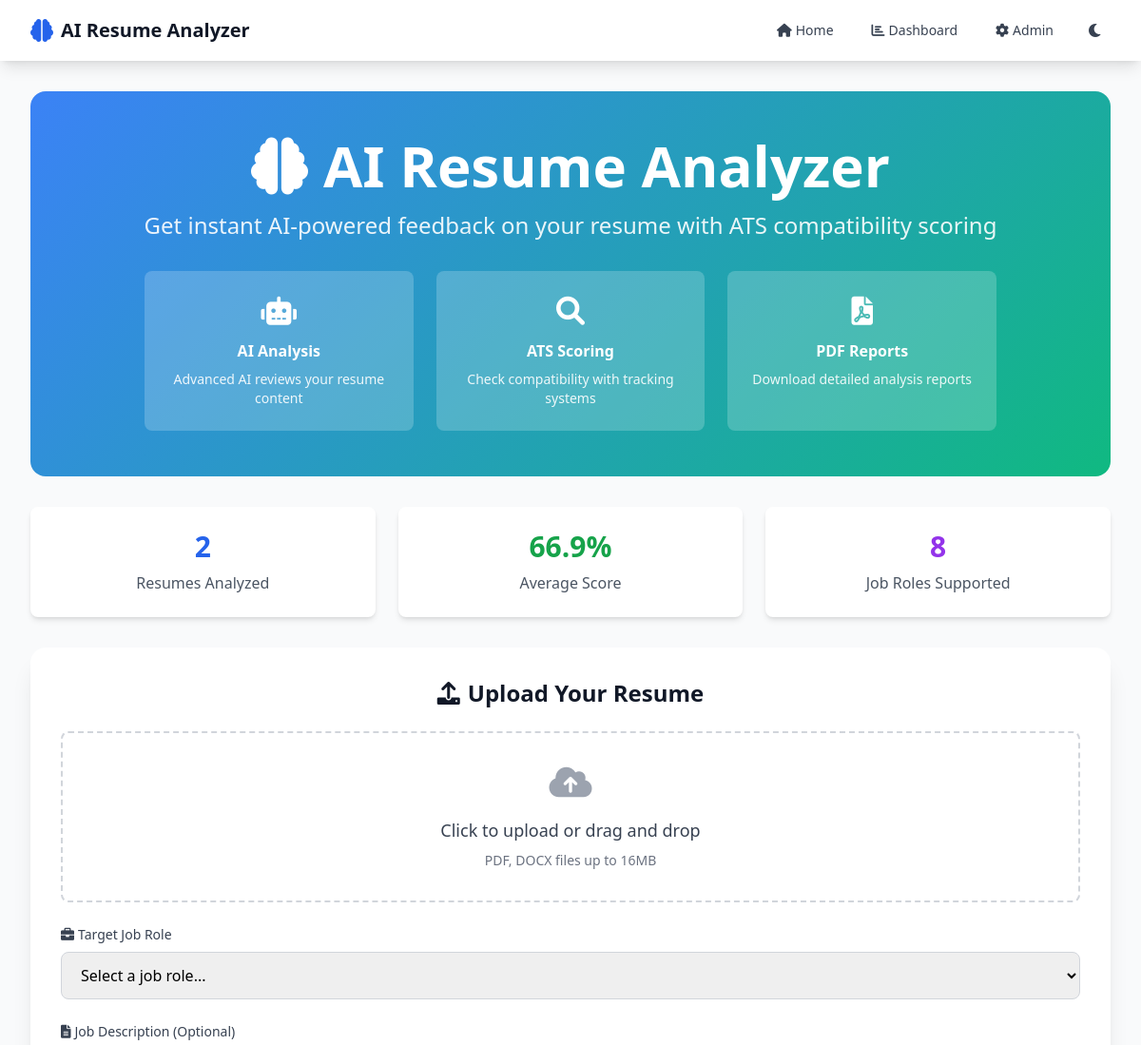
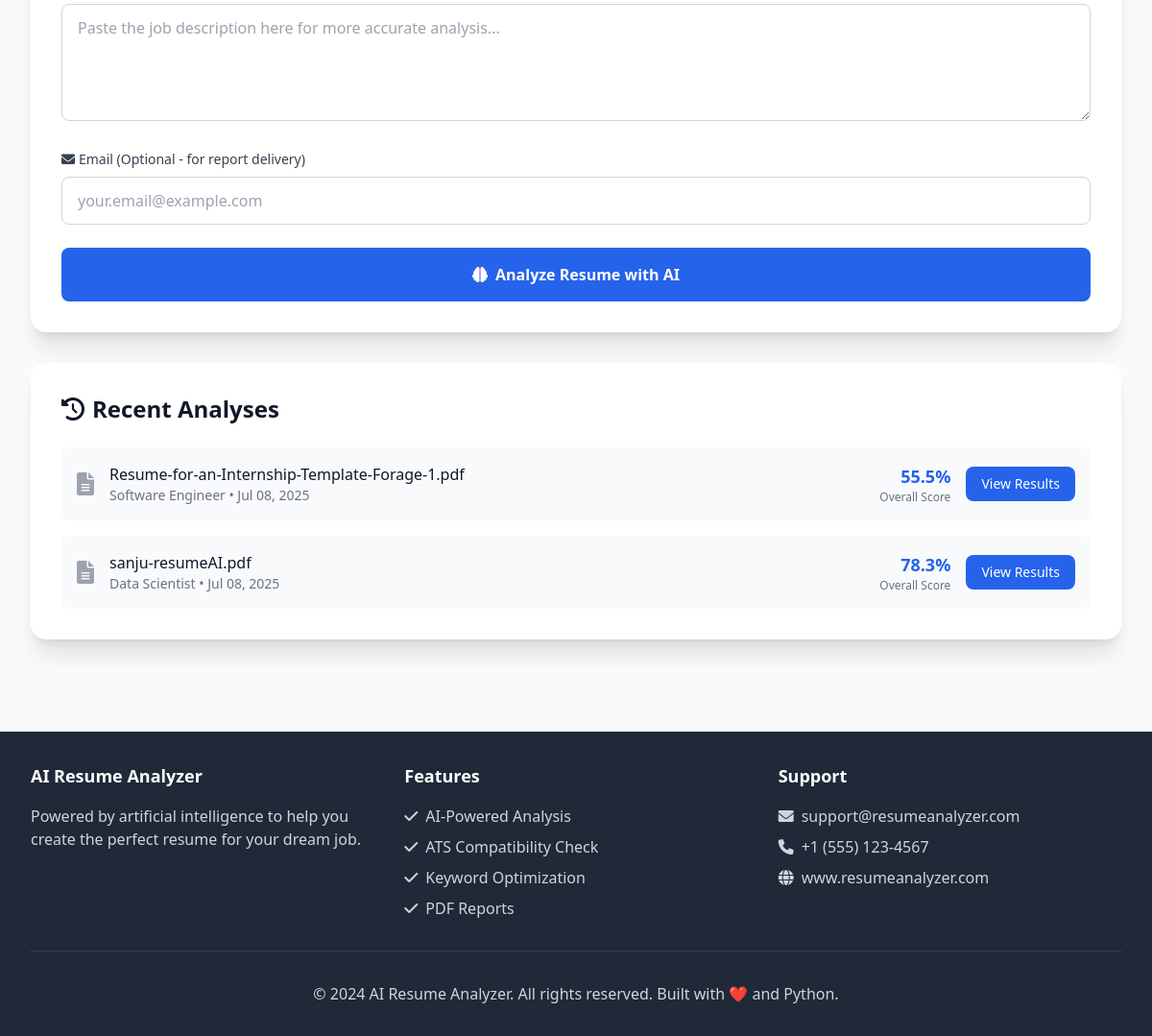
The page / on the database its author committed (2 pictures, top to bottom).
### app/models.py (models this page shows, shortened)
class Analysis(db.Model):
    id = db.Column(db.Integer, primary_key=True)
    filename = db.Column(db.String(255), nullable=False)
    job_role = db.Column(db.String(100), nullable=False)
    keyword_score = db.Column(db.Float, default=0.0)
    ats_score = db.Column(db.Float, default=0.0)
    overall_score = db.Column(db.Float, default=0.0)
    matched_keywords = db.Column(db.Text)  # JSON string
    missing_keywords = db.Column(db.Text)  # JSON string
    ai_suggestions = db.Column(db.Text)
    resume_text = db.Column(db.Text)
    created_at = db.Column(db.DateTime, default=datetime.utcnow)
    email = db.Column(db.String(255))

### app/routes.py (the view)
@main.route('/')
def index():
    job_roles = JobRole.query.all()
    recent_analyses = Analysis.query.order_by(Analysis.created_at.desc()).limit(5).all()
    total_analyses = Analysis.query.count()
    avg_score = db.session.query(db.func.avg(Analysis.overall_score)).scalar() or 0
    return render_template('index.html',
                         job_roles=job_roles,
                         recent_analyses=recent_analyses,
                         total_analyses=total_analyses,
                         avg_score=round(avg_score, 1))

### app/templates/index.html (shortened to what this page needs)
{% extends "base.html" %}
{% block content %}
<div class="space-y-8">
    <div class="text-center gradient-bg rounded-2xl p-12 text-white">
        <h1 class="text-4xl md:text-6xl font-bold mb-4">
            <i class="fas fa-brain mr-4"></i>AI Resume Analyzer
        </h1>
        <p class="text-xl md:text-2xl mb-8 opacity-90">
            Get instant AI-powered feedback on your resume with ATS compatibility scoring
        </p>
        <div class="grid grid-cols-1 md:grid-cols-3 gap-6 max-w-4xl mx-auto">
            <div class="bg-white bg-opacity-20 rounded-lg p-6">
                <i class="fas fa-robot text-3xl mb-3"></i>
                <h3 class="font-semibold mb-2">AI Analysis</h3>
                <p class="text-sm opacity-90">Advanced AI reviews your resume content</p>
            </div>
            <div class="bg-white bg-opacity-20 rounded-lg p-6">
                <i class="fas fa-search text-3xl mb-3"></i>
                <h3 class="font-semibold mb-2">ATS Scoring</h3>
                <p class="text-sm opacity-90">Check compatibility with tracking systems</p>
            </div>
            <div class="bg-white bg-opacity-20 rounded-lg p-6">
                <i class="fas fa-file-pdf text-3xl mb-3"></i>
                <h3 class="font-semibold mb-2">PDF Reports</h3>
                <p class="text-sm opacity-90">Download detailed analysis reports</p>
            </div>
        </div>
    </div>
    <div class="grid grid-cols-1 md:grid-cols-3 gap-6">
        <div class="bg-white rounded-lg shadow-md p-6 text-center card-hover">
            <div class="text-3xl font-bold text-blue-600 mb-2">{{ total_analyses }}</div>
            <div class="text-gray-600">Resumes Analyzed</div>
        </div>
        <div class="bg-white rounded-lg shadow-md p-6 text-center card-hover">
            <div class="text-3xl font-bold text-green-600 mb-2">{{ avg_score }}%</div>
            <div class="text-gray-600">Average Score</div>
        </div>
        <div class="bg-white rounded-lg shadow-md p-6 text-center card-hover">
            <div class="text-3xl font-bold text-purple-600 mb-2">{{ job_roles|length }}</div>
            <div class="text-gray-600">Job Roles Supported</div>
        </div>
    </div>
    <div class="bg-white rounded-2xl shadow-xl p-8">
        <h2 class="text-2xl font-bold text-gray-900 mb-6 text-center">
            <i class="fas fa-upload mr-2"></i>Upload Your Resume
        </h2>
        <form id="upload-form" enctype="multipart/form-data" class="space-y-6">
            <div class="upload-area rounded-lg p-8 text-center cursor-pointer" onclick="document.getElementById('resume').click()">
                <i class="fas fa-cloud-upload-alt text-4xl text-gray-400 mb-4"></i>
                <p class="text-lg font-medium text-gray-700 mb-2">Click to upload or drag and drop</p>
                <p class="text-sm text-gray-500">PDF, DOCX files up to 16MB</p>
            </div>
            <div>
                <label for="job_role" class="block text-sm font-medium text-gray-700 mb-2">
                    <i class="fas fa-briefcase mr-1"></i>Target Job Role
                </label>
                <select id="job_role" name="job_role" required class="w-full px-4 py-3 border border-gray-300 rounded-lg focus:ring-2 focus:ring-blue-500 focus:border-transparent">
                    <option value="">Select a job role...</option>
                </select>
            </div>
            <div>
                <label for="job_description" class="block text-sm font-medium text-gray-700 mb-2">
                    <i class="fas fa-file-alt mr-1"></i>Job Description (Optional)
                </label>
                <textarea id="job_description" name="job_description" rows="4"
                    class="w-full px-4 py-3 border border-gray-300 rounded-lg focus:ring-2 focus:ring-blue-500 focus:border-transparent"
                    placeholder="Paste the job description here for more accurate analysis..."></textarea>
            </div>
            <div>
                <label for="email" class="block text-sm font-medium text-gray-700 mb-2">
                    <i class="fas fa-envelope mr-1"></i>Email (Optional - for report delivery)
                </label>
                <input type="email" id="email" name="email"
                    class="w-full px-4 py-3 border border-gray-300 rounded-lg focus:ring-2 focus:ring-blue-500 focus:border-transparent"
                    placeholder="your.email@example.com">
            </div>
            <button type="submit" class="w-full bg-blue-600 hover:bg-blue-700 text-white font-bold py-4 px-6 rounded-lg transition duration-200 transform hover:scale-105">
                <i class="fas fa-brain mr-2"></i>Analyze Resume with AI
            </button>
        </form>
    </div>
    {% if recent_analyses %}
    <div class="bg-white rounded-2xl shadow-xl p-8">
        <h2 class="text-2xl font-bold text-gray-900 mb-6">
            <i class="fas fa-history mr-2"></i>Recent Analyses
        </h2>
        <div class="space-y-4">
            {% for analysis in recent_analyses %}
            <div class="flex items-center justify-between p-4 bg-gray-50 rounded-lg hover:bg-gray-100 transition">
                <div class="flex items-center space-x-4">
                    <div class="flex-shrink-0">
                        <i class="fas fa-file-alt text-2xl text-gray-400"></i>
                    </div>
                    <div>
                        <h3 class="font-medium text-gray-900">{{ analysis.filename }}</h3>
                        <p class="text-sm text-gray-500">{{ analysis.job_role }} • {{ analysis.created_at.strftime('%b %d, %Y') }}</p>
                    </div>
                </div>
                <div class="flex items-center space-x-4">
                    <div class="text-right">
                        <div class="text-lg font-bold text-blue-600">{{ analysis.overall_score|round(1) }}%</div>
                        <div class="text-xs text-gray-500">Overall Score</div>
                    </div>
                    <a href="{{ url_for('main.results', analysis_id=analysis.id) }}"
                       class="bg-blue-600 hover:bg-blue-700 text-white px-4 py-2 rounded-lg text-sm transition">
                        View Results
                    </a>
                </div>
            </div>
            {% endfor %}
        </div>
    </div>
    {% endif %}
</div>
{% endblock %}

### app/templates/base.html (shortened to what this page needs)
<!DOCTYPE html>
<html lang="en">
<head>
    <script src="https://cdn.tailwindcss.com"></script>
    <link href="https://cdnjs.cloudflare.com/ajax/libs/font-awesome/6.0.0/css/all.min.css" rel="stylesheet">
</head>
<body class="bg-gray-50 min-h-screen">
    <nav class="bg-white shadow-lg sticky top-0 z-50">
        <div class="max-w-7xl mx-auto px-4 sm:px-6 lg:px-8">
            <div class="flex justify-between h-16">
                <div class="flex items-center">
                    <a href="{{ url_for('main.index') }}" class="flex items-center space-x-2">
                        <i class="fas fa-brain text-2xl text-blue-600"></i>
                        <span class="text-xl font-bold text-gray-900">AI Resume Analyzer</span>
                    </a>
                </div>
                <div class="flex items-center space-x-4">
                    <a href="{{ url_for('main.index') }}" class="text-gray-700 hover:text-blue-600 px-3 py-2 rounded-md text-sm font-medium">
                        <i class="fas fa-home mr-1"></i>Home
                    </a>
                    <a href="{{ url_for('main.dashboard') }}" class="text-gray-700 hover:text-blue-600 px-3 py-2 rounded-md text-sm font-medium">
                        <i class="fas fa-chart-bar mr-1"></i>Dashboard
                    </a>
                    <a href="{{ url_for('main.admin') }}" class="text-gray-700 hover:text-blue-600 px-3 py-2 rounded-md text-sm font-medium">
                        <i class="fas fa-cog mr-1"></i>Admin
                    </a>
                    <button id="theme-toggle" class="p-2 rounded-md text-gray-700 hover:text-blue-600">
                        <i class="fas fa-moon" id="theme-icon"></i>
                    </button>
                </div>
            </div>
        </div>
    </nav>
    <main class="max-w-7xl mx-auto px-4 sm:px-6 lg:px-8 py-8">
        {% block content %}{% endblock %}
    </main>
    <footer class="bg-gray-800 text-white mt-16">
        <div class="max-w-7xl mx-auto px-4 sm:px-6 lg:px-8 py-8">
            <div class="grid grid-cols-1 md:grid-cols-3 gap-8">
                <div>
                    <h3 class="text-lg font-semibold mb-4">AI Resume Analyzer</h3>
                    <p class="text-gray-300">Powered by artificial intelligence to help you create the perfect resume for your dream job.</p>
                </div>
                <div>
                    <h3 class="text-lg font-semibold mb-4">Features</h3>
                    <ul class="text-gray-300 space-y-2">
                        <li><i class="fas fa-check mr-2"></i>AI-Powered Analysis</li>
                        <li><i class="fas fa-check mr-2"></i>ATS Compatibility Check</li>
                        <li><i class="fas fa-check mr-2"></i>Keyword Optimization</li>
                        <li><i class="fas fa-check mr-2"></i>PDF Reports</li>
                    </ul>
                </div>
                <div>
                    <h3 class="text-lg font-semibold mb-4">Support</h3>
                    <ul class="text-gray-300 space-y-2">
                        <li><i class="fas fa-envelope mr-2"></i>support@resumeanalyzer.com</li>
                        <li><i class="fas fa-phone mr-2"></i>+1 (555) 123-4567</li>
                        <li><i class="fas fa-globe mr-2"></i>www.resumeanalyzer.com</li>
                    </ul>
                </div>
            </div>
            <div class="border-t border-gray-700 mt-8 pt-8 text-center text-gray-300">
                <p>&copy; 2024 AI Resume Analyzer. All rights reserved. Built with ❤️ and Python.</p>
            </div>
        </div>
    </footer>
</body>
</html>

### app/templates/base.html (style rules this page uses)
:root { --primary-color: #3B82F6; --secondary-color: #10B981; --accent-color: #F59E0B; --danger-color: #EF4444; --dark-bg: #1F2937; --dark-surface: #374151; }
.gradient-bg { background: linear-gradient(135deg, var(--primary-color), var(--secondary-color)); }
.card-hover { transition: transform 0.2s, box-shadow 0.2s; }
.upload-area { border: 2px dashed #D1D5DB; transition: all 0.3s ease; }

### rows shown on the page
Analysis: filename "Resume-for-an-Internship-Template-Forage-1.pdf", job_role "Software Engineer", created_at "Jul 08, 2025", overall_score "55.5"
Analysis: filename "sanju-resumeAI.pdf", job_role "Data Scientist", created_at "Jul 08, 2025", overall_score "78.3"

### other values the page prints
{{ total_analyses }} "2"
{{ avg_score }} "66.9"
{{ job_roles|length }} "8"
